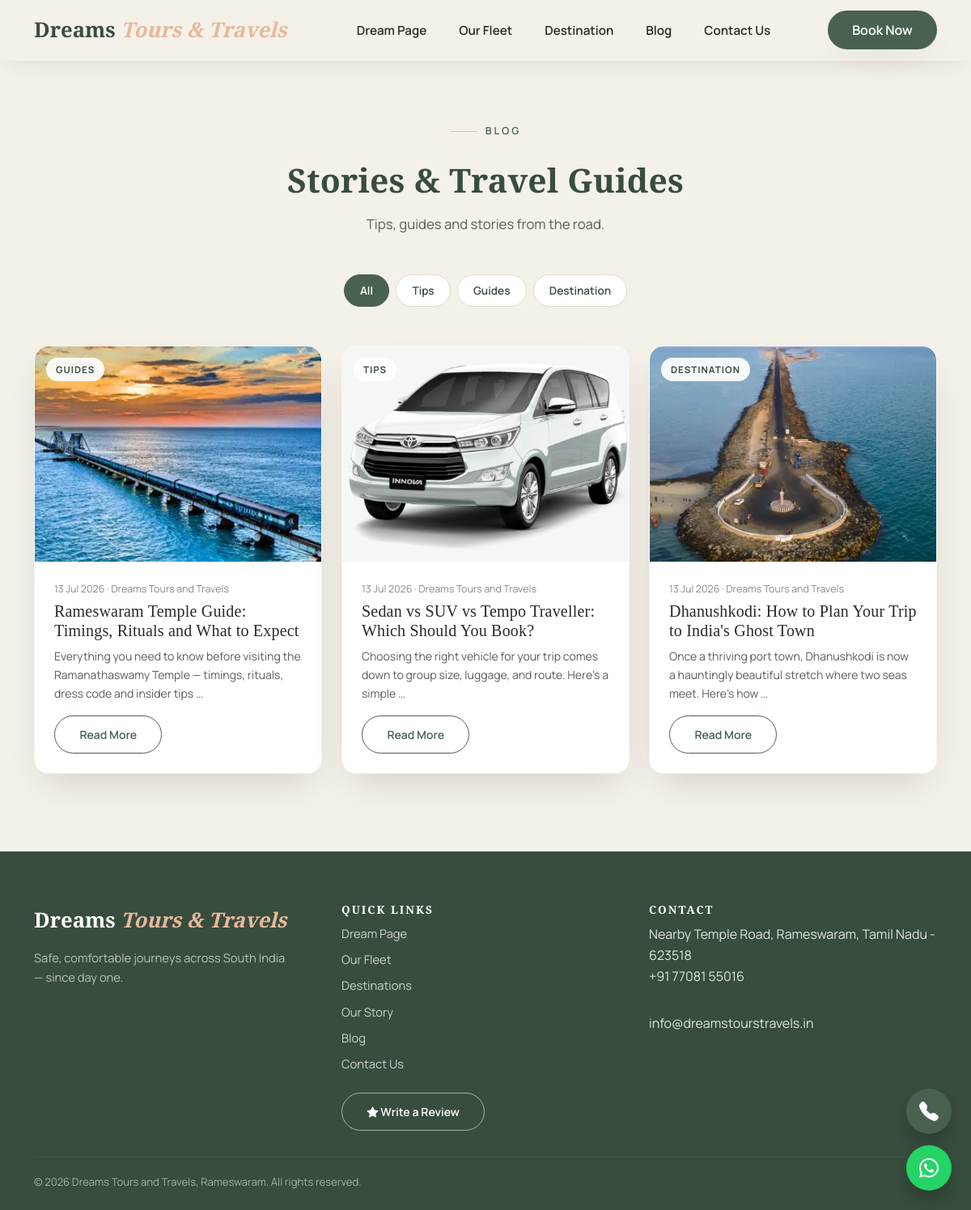
Screenshot of /blog/ with the database file from the repository.
### core/models.py (models this page shows, shortened)
class TimeStampedModel(models.Model):
    created_at = models.DateTimeField(auto_now_add=True)
    updated_at = models.DateTimeField(auto_now=True)
    class Meta:
        abstract = True

class BlogCategory(TimeStampedModel):
    name = models.CharField(max_length=50, unique=True)
    slug = models.SlugField(max_length=60, unique=True, blank=True)
    display_order = models.PositiveIntegerField(default=0)
    class Meta:
        ordering = ["display_order", "name"]
        verbose_name = "Blog Category"
        verbose_name_plural = "Blog — Categories"

class BlogPost(TimeStampedModel):
    title = models.CharField(max_length=200)
    slug = models.SlugField(max_length=220, unique=True, blank=True)
    category = models.ForeignKey(
        BlogCategory, on_delete=models.SET_NULL, null=True, blank=True, related_name="posts"
    )
    featured_image = models.ImageField(upload_to="blog/", help_text="Recommended: 1200x800 WebP/JPG")
    excerpt = models.CharField(max_length=220, help_text="Short summary shown on blog cards")
    content = models.TextField(
        help_text="Full article content. Basic HTML allowed: <p>, <h2>, <strong>, <em>, <ul>/<li>, <a>, <img>"
    )
    author = models.CharField(max_length=100, default="Dreams Tours and Travels")
    published_date = models.DateField(default=timezone.now)
    is_published = models.BooleanField(default=False, help_text="Uncheck to keep this post as a draft")
    is_featured = models.BooleanField(default=False, help_text="Show on Home page (max 3 recommended)")
    meta_title = models.CharField(max_length=70, blank=True, help_text="Leave blank to auto-generate")
    meta_description = models.CharField(max_length=160, blank=True, help_text="Leave blank to auto-generate")
    display_order = models.PositiveIntegerField(default=0)
    class Meta:
        ordering = ["-published_date", "display_order"]
        verbose_name = "Blog Post"
        verbose_name_plural = "Blog — Posts"
    def get_absolute_url(self):
        return reverse("core:blog_detail", kwargs={"slug": self.slug})

### core/views.py (the view)
# urls.py: path("blog/", views.blog_list, name="blog_list"),
def blog_list(request):
    posts = BlogPost.objects.filter(is_published=True)
    category_slug = request.GET.get("category", "")
    if category_slug:
        posts = posts.filter(category__slug=category_slug)
    context = {
        "meta_title": "Travel Blog — Guides, Tips & Stories | Dreams Tours and Travels",
        "meta_description": "Travel guides, tips and stories from Dreams Tours and Travels — plan your "
                             "next trip across South India with local insights from Rameswaram.",
        "canonical_path": "/blog/",
        "posts": posts,
        "categories": BlogCategory.objects.all(),
        "active_category": category_slug,
    }
    return render(request, "core/blog_list.html", context)

### core/context_processors.py (called while the page is built)
def company_info(request):
    return {
        "COMPANY_NAME": "Dreams Tours and Travels",
        "COMPANY_PHONE": "7708155016",
        "COMPANY_PHONE_DISPLAY": "+91 77081 55016",
        "COMPANY_WHATSAPP_LINK": "https://wa.me/917708155016",
        "COMPANY_EMAIL": "info@dreamstourstravels.in",
        "COMPANY_ADDRESS_LINE1": "Nearby Temple Road",
        "COMPANY_ADDRESS_LINE2": "Rameswaram, Tamil Nadu - 623518",
        "COMPANY_CITY": "Rameswaram",
        "SITE_URL": getattr(settings, "SITE_URL", "https://www.dreamstourstravels.in"),
        "GOOGLE_MAP_EMBED": (
            "https://www.google.com/maps/embed?pb=!1m18!1m12!1m3!1d3917.0!2d79.3129!3d9.2876"
            "!2m3!1f0!2f0!3f0!3m2!1i1024!2i768!4f13.1!3m3!1m2!1s0x0%3A0x0!2sRameswaram%2C+Tamil+Nadu!5e0!3m2!1sen!2sin"
        ),
    }

### templates/core/blog_list.html
{% extends "base.html" %}
{% load static %}
{% block content %}
<section class="dt-section" style="padding-top: 9rem;">
  <div class="container">
    <div class="text-center mb-5" data-aos="fade-up">
      <p class="dt-eyebrow justify-content-center">Blog</p>
      <h1 class="dt-section-title">Stories &amp; Travel Guides</h1>
      <p class="dt-section-lede mx-auto">Tips, guides and stories from the road.</p>
    </div>
    <div class="dt-blog-pills justify-content-center mb-5" data-aos="fade-up">
      <a href="{% url 'core:blog_list' %}" class="{% if not active_category %}active{% endif %}">All</a>
      {% for cat in categories %}
      <a href="?category={{ cat.slug }}" class="{% if active_category == cat.slug %}active{% endif %}">{{ cat.name }}</a>
      {% endfor %}
    </div>
    <div class="row g-4">
      {% for post in posts %}
      <div class="col-md-6 col-lg-4" data-aos="fade-up" data-aos-delay="{{ forloop.counter0|add:'50' }}">
        <div class="dt-card">
          <div class="dt-card-img-wrap">
            {% if post.featured_image %}
            <img src="{{ post.featured_image.url }}" alt="{{ post.title }}" loading="lazy" width="400" height="300">
            {% endif %}
            {% if post.category %}
            <span class="dt-card-badge">{{ post.category.name }}</span>
            {% endif %}
          </div>
          <div class="dt-card-body">
            <p class="dt-blog-date">{{ post.published_date|date:"d M Y" }} · {{ post.author }}</p>
            <h2 class="h5 mb-2">{{ post.title }}</h2>
            <p class="small text-muted mb-3">{{ post.excerpt|truncatewords:18 }}</p>
            <a href="{{ post.get_absolute_url }}" class="btn dt-btn-outline btn-sm">Read More</a>
          </div>
        </div>
      </div>
      {% empty %}
      <div class="col-12 text-center text-muted py-5">No posts here yet. Check back soon!</div>
      {% endfor %}
    </div>
  </div>
</section>
{% endblock %}

### static/css/style.css (style rules this page uses)
:root { --dt-primary: #48624F; --dt-primary-dark: #384D3E; --dt-secondary: #A7B69D; --dt-bg: #F4F1E8; --dt-accent: #E6B89C; --dt-ink: #2B2A26; --dt-white: #FFFFFF; --dt-font-heading: 'Cormorant Garamond', serif; --dt-font-body: 'Manrope', sans-serif; --dt-radius-sm: 10px; --dt-radius-md: 18px; --dt-radius-lg: 28px; --dt-shadow-soft: 0 20px 45px -18px rgba(43, 42, 38, 0.22); --dt-shadow-lift: 0 28px 60px -20px rgba(72, 98, 79, 0.35); --dt-space-section: clamp(4rem, 8vw, 8rem); }
* { box-sizing: border-box; }
html { scroll-behavior: smooth; }
body { font-family: var(--dt-font-body); color: var(--dt-ink); background: var(--dt-bg); line-height: 1.65; -webkit-font-smoothing: antialiased; }
h1, h2, h3, h4, .dt-display { font-family: var(--dt-font-heading); font-weight: 600; color: var(--dt-primary-dark); letter-spacing: 0.2px; }
.dt-eyebrow { font-family: var(--dt-font-body); font-weight: 600; font-size: 0.78rem; letter-spacing: 3px; text-transform: uppercase; color: var(--dt-primary); display: inline-flex; align-items: center; gap: 10px; }
.dt-eyebrow::before { content: ""; width: 34px; height: 1.5px; background: var(--dt-accent); display: inline-block; }
a { text-decoration: none; }
.btn { font-family: var(--dt-font-body); font-weight: 600; border-radius: 999px; padding: 0.75rem 1.9rem; transition: transform 0.25s ease, box-shadow 0.25s ease, background 0.25s ease; }
.dt-btn-outline { background: transparent; border: 1.5px solid var(--dt-primary); color: var(--dt-primary) !important; }
.dt-section { padding: var(--dt-space-section) 0; }
.dt-section-title { font-size: clamp(2rem, 3.4vw, 2.9rem); margin: 0.6rem 0 1rem; }
.dt-section-lede { max-width: 620px; color: #5B5A54; font-size: 1.05rem; }
.dt-card { background: var(--dt-white); border-radius: var(--dt-radius-md); box-shadow: var(--dt-shadow-soft); overflow: hidden; transition: transform 0.35s ease, box-shadow 0.35s ease; height: 100%; border: 1px solid rgba(72,98,79,0.06); }
.dt-card-img-wrap { aspect-ratio: 4/3; overflow: hidden; position: relative; }
.dt-card-img-wrap img { width: 100%; height: 100%; object-fit: cover; transition: transform 0.6s ease; }
.dt-card-body { padding: 1.5rem; }
.dt-card-badge { position: absolute; top: 14px; left: 14px; background: rgba(255,255,255,0.92); color: var(--dt-primary-dark); font-size: 0.72rem; font-weight: 700; letter-spacing: 1px; text-transform: uppercase; padding: 0.3rem 0.75rem; border-radius: 999px; }
.dt-blog-date { font-size: 0.78rem; color: #8B8A84; margin-bottom: 0.3rem; }
.dt-blog-pills { display: flex; flex-wrap: wrap; gap: 8px; }
.dt-blog-pills a { font-family: var(--dt-font-body); font-weight: 600; font-size: 0.85rem; padding: 0.5rem 1.2rem; border-radius: 999px; border: 1px solid #DEDACB; color: var(--dt-primary-dark); background: #fff; }
.dt-blog-pills a.active { background: var(--dt-primary); color: #fff; border-color: var(--dt-primary); }

### rows the page displays
BlogCategory: name "Tips"
BlogCategory: name "Guides"
BlogCategory: name "Destination"
BlogPost: featured_image (picture), category.name "GUIDES", published_date "13 Jul 2026", author "Dreams Tours and Travels", title "Rameswaram Temple Guide: Timings, Rituals and What to Expect", excerpt "Everything you need to know before visiting the Ramanathaswamy Temple — timings, rituals, dress code and insider tips …"
BlogPost: featured_image (picture), category.name "TIPS", published_date "13 Jul 2026", author "Dreams Tours and Travels", title "Sedan vs SUV vs Tempo Traveller: Which Should You Book?", excerpt "Choosing the right vehicle for your trip comes down to group size, luggage, and route. Here's a simple …"
BlogPost: featured_image (picture), category.name "DESTINATION", published_date "13 Jul 2026", author "Dreams Tours and Travels", title "Dhanushkodi: How to Plan Your Trip to India's Ghost Town", excerpt "Once a thriving port town, Dhanushkodi is now a hauntingly beautiful stretch where two seas meet. Here's how …"

### other values shown
{{ COMPANY_ADDRESS_LINE1 }} "Nearby Temple Road"
{{ COMPANY_ADDRESS_LINE2 }} "Rameswaram, Tamil Nadu - 623518"
{{ COMPANY_PHONE_DISPLAY }} "+91 77081 55016"
{{ COMPANY_EMAIL }} "info@dreamstourstravels.in"
